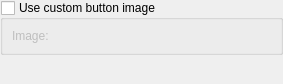
<?xml version="1.0" encoding="UTF-8"?>
<ui version="4.0">
 <class>homerunkickerConfig</class>
 <widget class="QWidget" name="homerunkickerConfig">
  <property name="geometry">
   <rect>
    <x>0</x>
    <y>0</y>
    <width>283</width>
    <height>84</height>
   </rect>
  </property>
  <layout class="QVBoxLayout" name="verticalLayout">
   <property name="margin">
    <number>0</number>
   </property>
   <item>
    <widget class="QGroupBox" name="kcfg_useCustomButtonImage">
     <property name="title">
      <string>Use custom button image</string>
     </property>
     <property name="flat">
      <bool>false</bool>
     </property>
     <property name="checkable">
      <bool>true</bool>
     </property>
     <property name="checked">
      <bool>false</bool>
     </property>
     <layout class="QFormLayout" name="formLayout">
      <item row="0" column="0">
       <widget class="QLabel" name="buttonImageLabel">
        <property name="text">
         <string>Image:</string>
        </property>
       </widget>
      </item>
      <item row="0" column="1">
       <widget class="KUrlRequester" name="kcfg_buttonImage"/>
      </item>
     </layout>
    </widget>
   </item>
   <item>
    <spacer name="verticalSpacer">
     <property name="orientation">
      <enum>Qt::Vertical</enum>
     </property>
     <property name="sizeHint" stdset="0">
      <size>
       <width>20</width>
       <height>204</height>
      </size>
     </property>
    </spacer>
   </item>
  </layout>
 </widget>
 <customwidgets>
  <customwidget>
   <class>KUrlRequester</class>
   <extends>QFrame</extends>
   <header>kurlrequester.h</header>
  </customwidget>
 </customwidgets>
 <resources/>
 <connections/>
</ui>
